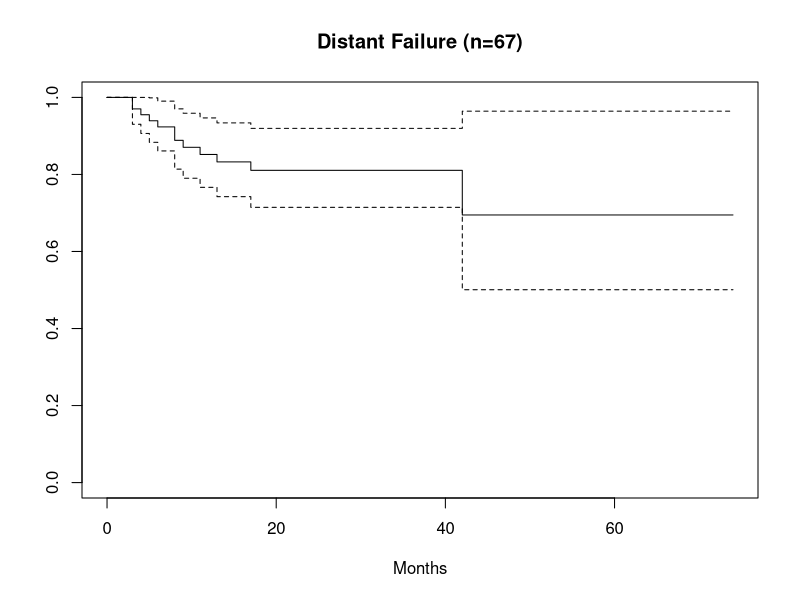
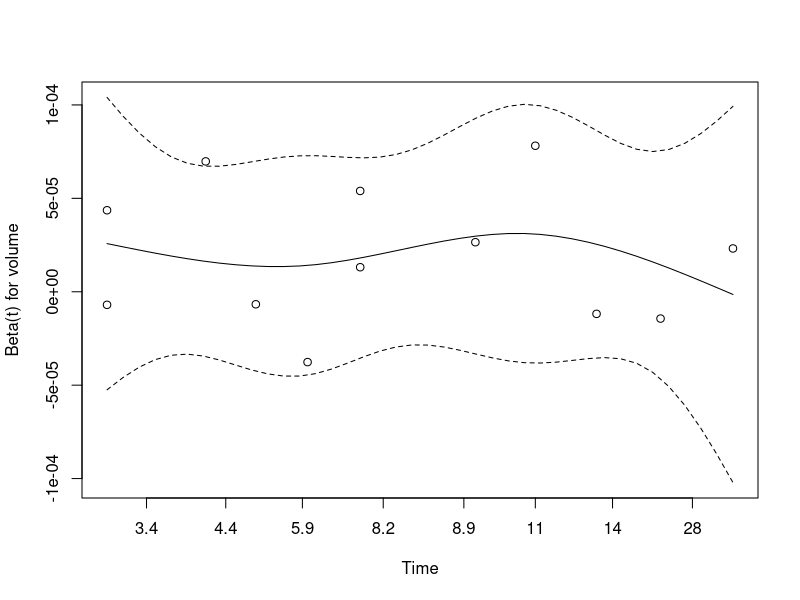

The R source for these figures, in order:
# Do some Cox model stuff on Diehn Lung distant failure data
# By Daniel Golden (dgolden1 at stanford dot edu) June 2013
# $Id: test_cox_model_simple.R 317 2013-06-29 21:01:00Z dgolden $

# Setup
library(survival)

# Load data
failure_name = "Distant Failure"
months = c(29, 5, 8, 6, 6, 3, 8, 22, 25, 23, 8, 6, 25, 32, 27, 3, 4, 24, 36, 38, 14, 8, 13, 22, 36, 20, 17, 28, 46, 13, 14, 7, 4, 12, 18, 24, 12, 24, 45, 39, 22, 34, 18, 17, 23, 74, 16, 66, 17, 23, 5, 3, 16, 17, 31, 7, 6, 11, 31, 62, 4, 42, 43, 9, 19, 22, 9)
b_censored = c(1, 0, 1, 1, 0, 0, 0, 1, 1, 1, 1, 1, 1, 1, 1, 0, 1, 1, 1, 1, 1, 0, 0, 1, 1, 1, 1, 1, 1, 1, 1, 1, 1, 1, 1, 1, 1, 1, 1, 1, 1, 1, 1, 1, 1, 1, 1, 1, 0, 1, 1, 1, 1, 1, 1, 1, 1, 0, 1, 1, 0, 0, 1, 1, 1, 1, 0) == 1
volume = c(2112.39, 11718.3, 3096.31, 40233.1, 2797.69, 26620.6, 14281.3, 3631.11, 53617.9, 13732.9, 15981.7, 2936.79, 1957.41, 9524.81, 5868.19, 11479.8, 10120.9, 5956.88, 14541.1, 6361, 10533.3, 26493, 6580.35, 2411.6, 34325.1, 2681.01, 51074, 6352.66, 9429.45, 6797.31, 9607.07, 80246.8, 3623.96, 11210.4, 20141.6, 18792.1, 7493.49, 1453.16, 17893.3, 12706.5, 340.877, 6806.84, 25137.6, 47376.1, 6177.72, 5195.14, 5991.45, 6773.46, 6909.36, 3464.22, 3061.29, 4667.04, 8540.14, 3496.87, 4886.38, 2950.43, 1571.18, 33797, 5626.67, 9881.25, 34607.6, 12750.6, 16448.5, 12506.2, 21319.4, 2830.03, 18329.6)

surv_distant = Surv(months, event=!b_censored, type='right')

# Plot Kaplan-Meier Curve
survfit_result = survfit(surv_distant ~ 1)
print(survfit_result)
plot(survfit_result, xlab="Months", main=sprintf('%s (n=%d)', failure_name, length(b_censored)))

# Save plot
dev.copy(png, "~/temp/r_km_plot.png")
dev.off()

# Make cox model
cox_result = coxph(surv_distant ~ volume)
summary(cox_result)

# Test proportional hazards assumption
cox_zph_result = cox.zph(cox_result)
print(cox_zph_result)
plot(cox_zph_result)